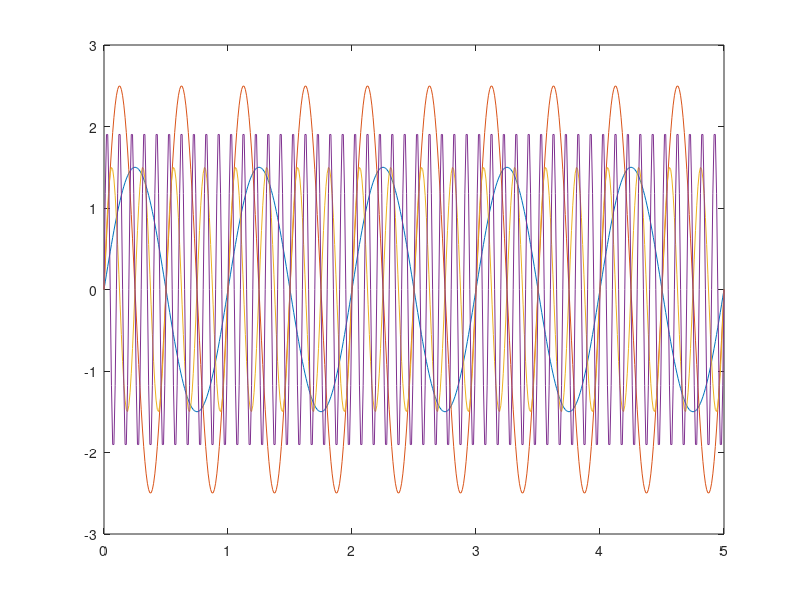
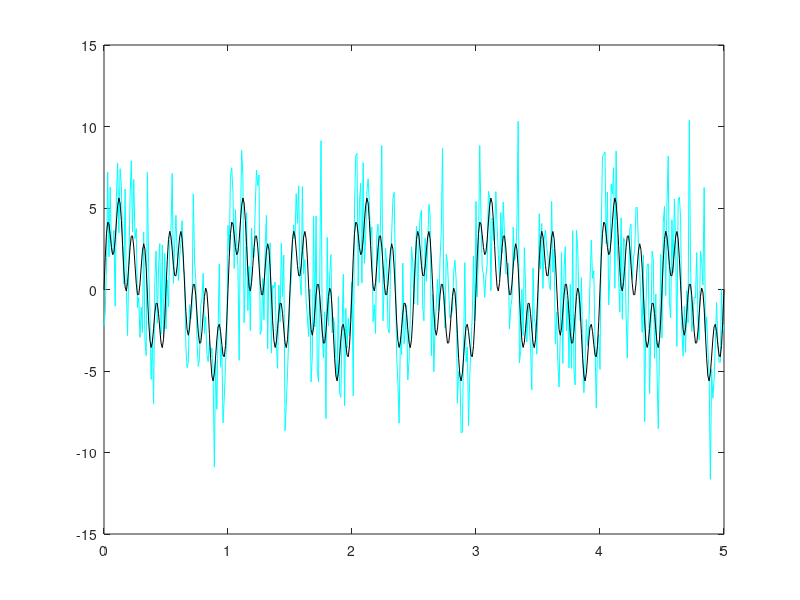

Source code (MATLAB) for these figures, in order: (Note: this script raises an error after producing the figures.)
%% Program: myFirstScript
%  version/date : version 01, 191020
%  author(s)    : Fabrizio Musacchio, DZNE Bonn, Germany
%% DESCRIPTION
% This is my very first and super-cool MATLAB script :-D
%% PRE-INITIALIZATION
clear;
%clc;
warning 'off'; echo off; close all;
%% MAIN ROUTINE 
fprintf(1,'creating several oscillation and generting artificial time series...\n')


% Parameters:
    dt=0.01;        % step-size
    t=0:dt:5;       % time-vector in [s]
    f_array = [1 2 4 10];
    A_array = [1.5 2.5 1.5 2];
      
% Plot individual oscillations:
    figure(2);clf
      hold on
      ySum = zeros(1,numel(t));
      for i=1:numel(f_array)
         y=A_array(i).*sin(f_array(i)*pi*2*t);
         ySum = ySum+y;
         plot(t,y) 
      end
     
      box on
      print( '-dpng', '-r600', ['myPlotForLoop3.png']);

% Add some noise to the summed oscillations:
    noise          = 3.0*randn(1, numel(ySum));
    ySum_withNoise = ySum+noise;
      
% Plot the sum of oscillations:
    figure(3);clf
       hold on
       plot(t,ySum_withNoise,'-c') 
       plot(t,ySum,'-k') 
       
       box on
       
       print( '-dpng', '-r600', ['myPlotForLoop2 ySum.png']);
      
fprintf(1,'done.\n')
%% SPECTRAL ANALYSIS WITH NOISE
fprintf(1,'spectral analysis with noise...\n')

% Calculate some parameters for the Fast Fourier Transformation (FFT):
  Fs =numel(t)/t(end); % Sampling frequency, i.e., how many sample did we take within 1 s? 
  T = 1/Fs;            % Sampling period       
  L = numel(t);        % Length of signal, here: 501
  f = Fs*(0:(L/2))/L;  % Calculate the frequency domain

% Do the FFT:
  Y = fft(ySum_withNoise);      % FFT
  %Y = fft(ySum);                % FFT
  P2 = abs(Y/L);                % Two-sided amplitude spectrum
  P1 = P2(1:floor(L/2)+1);
  P1(2:end-1) = 2*P1(2:end-1);  % Single-sided amplitude spectrum
  
% Plot the signal and the spectrum into a figure with two subplots:
  figure(3);clf
      subplot(2,1,1)
        hold on
        plot(t,ySum_withNoise,'-c') 
        plot(t,ySum,'-k') 
        title('sum of oscillations')
        xlabel('t [s]')
        ylabel('y_{sum}(t)')
        
        box on
        le = legend('noisy data', 'no noise', 'Location', 'NE');
        set(le, 'box', 'off')
        
        title('Noisy data')
        
        
      subplot(2,1,2)
        hold on
        plot(f,P1, '-k', 'LineWidth',1.5)

        title('Single-Sided Amplitude Spectrum P1 of y_{sum}(t)')
        xlabel('f (Hz)')
        ylabel('|P1(f)|')
        
        le = legend('noisy data', 'Location', 'NE');
        
        print( '-dpng', '-r600', ['myPlotForLoop4.png']);
  

fprintf(1,'done.\n')
%% SPECTRAL ANALYSIS WITH NOISE AND TREND
fprintf(1,'spectral analysis with noise and trend...\n')

% Add a linear trend to the summed oscillations:
%     m=0;
    m=1.5;
    b=5;
    yTrend = m*t+b;
    ySum_withNoise = ySum_withNoise+yTrend;



% Do the FFT:
  Y = fft(ySum_withNoise);      % FFT
  %Y = fft(ySum);                % FFT
  P2 = abs(Y/L);                % Two-sided amplitude spectrum
  P1 = P2(1:floor(L/2)+1);
  P1(2:end-1) = 2*P1(2:end-1);  % Single-sided amplitude spectrum
  
% Plot the signal and the spectrum into a figure with two subplots:
  figure(3);clf
      subplot(2,1,1)
        hold on
        plot(t,ySum_withNoise,'-c') 
        plot(t,ySum,'-k') 
        title('sum of oscillations')
        xlabel('t [s]')
        ylabel('y_{sum}(t)')
        
        box on
        le = legend('noisy data', 'pure signal', 'Location', 'NE');
        set(le, 'box', 'off')
        
        title('Noisy data with linear trend')
        
        
      subplot(2,1,2)
        hold on
        plot(f,P1, '-k', 'LineWidth',1.5)

        title('Single-Sided Amplitude Spectrum P1 of y_{sum}(t)')
        xlabel('f (Hz)')
        ylabel('|P1(f)|')
        
        le = legend('noisy data', 'Location', 'NE');
        
        print( '-dpng', '-r600', ['myPlotForLoop4.png']);
  

fprintf(1,'done.\n')
%% SPECTRAL ANALYSIS WITH NOISE AND TREND AND DETRENDING
fprintf(1,'spectral analysis with noise and trend and detrending...\n')

% Detrend your data:
%     ySum_withNoise = detrend(ySum_withNoise);
    %ySum_withNoise = ySum_withNoise-mean(ySum_withNoise);
    yFit = fit(t',ySum_withNoise','poly1');
    ySum_withNoiseDetrended = ySum_withNoise-feval(yFit, t)';


% Do the FFT:
  Y = fft(ySum_withNoiseDetrended);      % FFT
  %Y = fft(ySum);                % FFT
  P2 = abs(Y/L);                % Two-sided amplitude spectrum
  P1 = P2(1:floor(L/2)+1);
  P1(2:end-1) = 2*P1(2:end-1);  % Single-sided amplitude spectrum
  
% Plot the signal and the spectrum into a figure with two subplots:
  figure(3);clf
      subplot(2,1,1)
        hold on
        plot(t,ySum_withNoise,'-c') 
        plot(t,ySum_withNoiseDetrended,'-g') 
        plot(t,ySum,'-k') 
        title('sum of oscillations')
        xlabel('t [s]')
        ylabel('y_{sum}(t)')
        
        box on
        le = legend('noisy data with trend ', 'detrended data','pure signal', 'Location', 'NE');
        set(le, 'box', 'off')
        
        title('Detrended noisy data with a linear trend')
        
        
      subplot(2,1,2)
        hold on
        plot(f,P1, '-k', 'LineWidth',1.5)

        title('Single-Sided Amplitude Spectrum P1 of y_{sum}(t)')
        xlabel('f (Hz)')
        ylabel('|P1(f)|')
        
        le = legend('noisy data', 'Location', 'NE');
        
        print( '-dpng', '-r600', ['myPlotForLoop4.png']);
  

fprintf(1,'done.\n')
%% SPECTRAL ANALYSIS WITH NOISE AND TREND AND DETRENDING AND DENOISING
fprintf(1,'spectral analysis with noise, trend, detrending and denoising...\n')

% Denoising:
% % Median-Filter via smoothdata + movmedian:
%   ySum_Cleaned = smoothdata(ySum_withNoiseDetrended,'movmedian',5);
% % Moving average filter:
%   mAvrgWindowSize = 5;
%   MovingAvrgCoeff = ones(1, mAvrgWindowSize)/mAvrgWindowSize;
%   ySum_Cleaned = filtfilt(MovingAvrgCoeff, 1, ySum_withNoiseDetrended );

% Butterworth Filter: 
  ButterworthCutoffFreq = [1 6]; 
%   ButterworthCutoffFreq = [13];
  ButterworthOrder      = 5;     
  fNorm = ButterworthCutoffFreq / (Fs/2);   
%   [B,A] = butter(ButterworthOrder, fNorm, 'low'); 
  [B,A] = butter(ButterworthOrder, fNorm, 'bandpass'); 
  ySum_Cleaned = filtfilt(B, A, ySum_withNoiseDetrended );

% % Low-Pass Filter:
%   LowPassCutoffFreq = 10;
%   ySum_Cleaned = lowpass(ySum_withNoiseDetrended, LowPassCutoffFreq, Fs); 


% Do the FFT:
  Y = fft(ySum_Cleaned);      % FFT
  %Y = fft(ySum);                % FFT
  P2 = abs(Y/L);                % Two-sided amplitude spectrum
  P1 = P2(1:floor(L/2)+1);
  P1(2:end-1) = 2*P1(2:end-1);  % Single-sided amplitude spectrum
  
  Y2 = fft(ySum_withNoiseDetrended); % FFT
  P22 = abs(Y2/L);                   % Two-sided amplitude spectrum
  P12 = P22(1:floor(L/2)+1);
  P12(2:end-1) = 2*P12(2:end-1);     % Single-sided amplitude spectrum
  
% Plot the signal and the spectrum into a figure with two subplots:
  figure(3);clf
      subplot(2,1,1)
        hold on
        plot(t,ySum_withNoiseDetrended, '-c', 'LineWidth',1.0)
        plot(t,ySum, '-k', 'LineWidth',1.5)
        plot(t,ySum_Cleaned, '-m', 'LineWidth',1.5)
        title('sum of oscillations')
        xlabel('t [s]')
        ylabel('y_{sum}(t)')
        
        box on
        le = legend('detrended noisy data', 'pure signal', 'detrended+denoised data','Location', 'NE');
        set(le, 'box', 'off')
        
        title('Detrended noisy data with a linear trend')
        
        
      subplot(2,1,2)
        hold on
        plot(f,P12, '-k', 'LineWidth',1.5)
        plot(f,P1, '-g', 'LineWidth',1.5)

        title('Single-Sided Amplitude Spectrum P1 of y_{sum}(t)')
        xlabel('f (Hz)')
        ylabel('|P1(f)|')
        
        le = legend('noisy data','denoised data', 'Location', 'NE');
        
        print( '-dpng', '-r600', ['myPlotForLoop4.png']);
  

fprintf(1,'done.\n')
%% END
fprintf(1,'done. END\n')